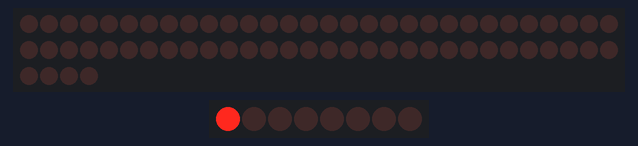
The sketch below on a simulated Arduino Uno, built with avr-gcc and run on an emulated ATmega328P. Parts: 64 shift-register outputs drawn as a row of LEDs (first output left, lit = HIGH), 8 shift-register outputs drawn as a row of LEDs (first output left, lit = HIGH). Wiring (inferred from the names in the program): 8 × shift register (74HC595): data pin 7; shift clock pin 6; latch pin 11; shift register (74HC595): data pin 13; shift clock pin 12. Wiring (inferred from the signals the program sends): 2 × row of LEDs: on Q0, Q1, Q2, Q3, Q4, Q5, Q6, Q7, Q8, Q9, Q10, Q11, Q12, Q13, Q14, Q15, Q16, Q17, Q18, Q19, Q20, Q21, Q22, Q23, Q24, Q25, Q26, Q27, Q28, Q29, Q30, Q31, Q32, Q33, Q34, Q35, Q36, Q37, Q38, Q39, Q40, Q41, Q42, Q43, Q44, Q45, Q46, Q47, Q48, Q49, Q50, Q51, Q52, Q53, Q54, Q55, Q56, Q57, Q58, Q59, Q60, Q61, Q62, Q63 / on Q0, Q1, Q2, Q3, Q4, Q5, Q6, Q7.

Above: at 0.2 s.
At 1.0 s:
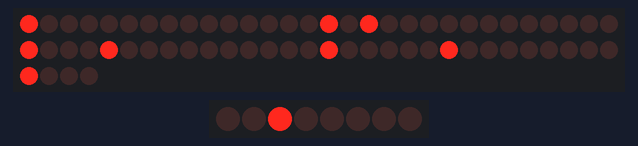
At 1.8 s:
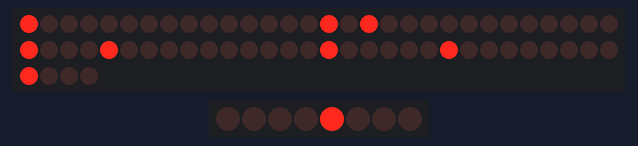
At 2.6 s:
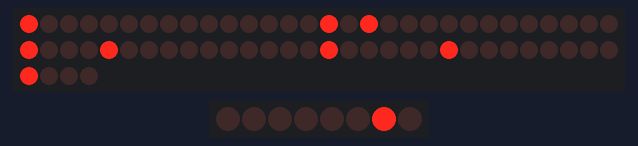
At 4.8 s:
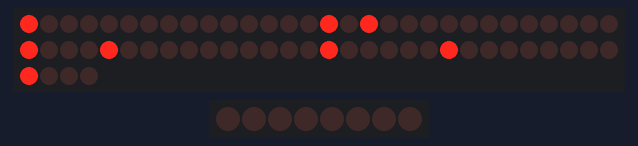
At 7.8 s:
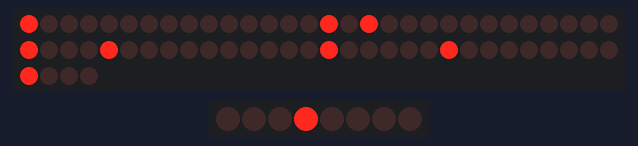
Timing chart, 0 to 8.4 s (numbered marks = the images above):
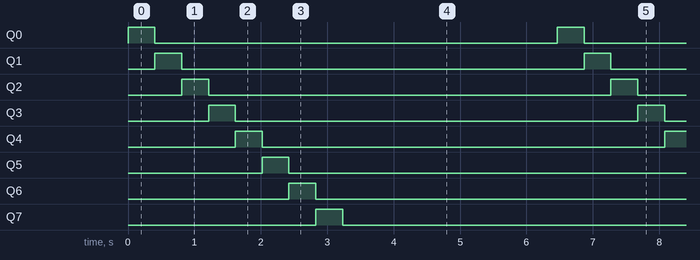

The sketch:

_04_RowsAndColumns.ino
```cpp
const byte Row_RCLK = 11;   // Register Clock: Positive edge triggers shift register to output (White wire)
const byte Row_SRCLK = 12;  // Shift Register Clock: Positive edge triggers SER input into shift register (Yellow wire)
const byte Row_SER = 13;    // Serial input, read in on positive edge of SRCLK (Blue wire)

const byte Col_RCLK =5;   // Register Clock: Positive edge triggers shift register to output (White wire)
const byte Col_SRCLK = 6;  // Shift Register Clock: Positive edge triggers SER input into shift register (Yellow wire)
const byte Col_SER = 7;    // Serial input, read in on positive edge of SRCLK (Blue wire)

int twoBytes;

void setup() {
  // put your setup code here, to run once:
  pinMode(Row_RCLK,OUTPUT);
  pinMode(Row_SRCLK,OUTPUT);
  pinMode(Row_SER,OUTPUT);

  pinMode(Col_RCLK,OUTPUT);
  pinMode(Col_SRCLK,OUTPUT);
  pinMode(Col_SER,OUTPUT);
}

void loop() {
  for (byte r=0; r<16; r++) {
    twoBytes = 0;
    Plot(15-r+1,0); Plot(15-r,1);
    twoBytes = ~twoBytes; // Rows need to be pulled to negative.  So turn ONEs into LOWs
    WriteRow( highByte(twoBytes), lowByte(twoBytes) );

    for (byte i=0; i<16; i++) {
      twoBytes = 0;
      Plot(i-1,0); Plot(i,1);
      Plot(15-i+1,0); Plot(15-i,1);
      WriteCol( highByte(twoBytes), lowByte(twoBytes) );
      delay(25);
    }
  }
}

void Plot(byte index, byte value) {
  if (index>=0 && index<16)
    if (value)
      bitSet(twoBytes, index);
      else
    bitClear(twoBytes, index);
}

void WriteRow(byte hiByte, byte loByte) {
  digitalWrite(Row_RCLK, LOW);
  shiftOut(Row_SER, Row_SRCLK, LSBFIRST, loByte);
  shiftOut(Row_SER, Row_SRCLK, LSBFIRST, hiByte);
  digitalWrite(Row_RCLK, HIGH);
};

void WriteCol(byte hiByte, byte loByte) {
  digitalWrite(Col_RCLK, LOW);
  shiftOut(Col_SER, Col_SRCLK, LSBFIRST, loByte);
  shiftOut(Col_SER, Col_SRCLK, LSBFIRST, hiByte);
  digitalWrite(Col_RCLK, HIGH);
};
```

Measured:
- by itself, Q0–7: alternates HIGH for 0.40 s and LOW for 6.1 s
